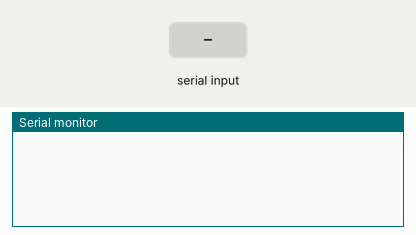
This sketch was run on a simulated Arduino Mega 2560, built with avr-gcc and run on an emulated ATmega2560. Shown: the last lines printed to the serial monitor. The inputs (shaded band) are chosen by the test bench.

Above: at 1.2 s.
1.3 s: "ON\n" received over Serial
At 2.5 s:
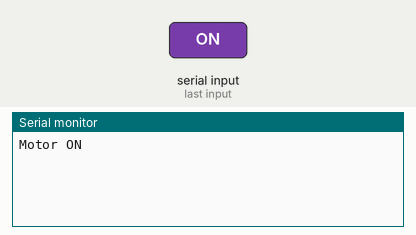
2.8 s: "OFF\n" received over Serial
At 3.7 s:
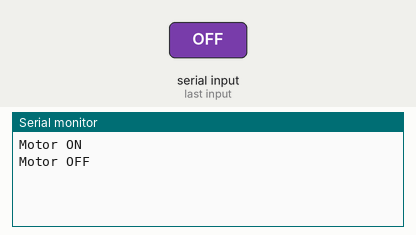

The sketch:

pi_motor.ino
```cpp
#define STEP_PIN 22
bool motorEnabled = false;

void setup() {
    Serial.begin(115200);
    pinMode(STEP_PIN, OUTPUT);
    digitalWrite(STEP_PIN, LOW);
}

void loop() {
    // ✅ Read serial command
    if (Serial.available()) {
        String command = Serial.readStringUntil('\n');
        command.trim();

        if (command == "ON") {
            motorEnabled = true;
            Serial.println("Motor ON");
        }
        else if (command == "OFF") {
            motorEnabled = false;
            digitalWrite(STEP_PIN, LOW);  // Ensure motor stops
            Serial.println("Motor OFF");
        }
    }

    // ✅ Generate step signal if motor is enabled
    if (motorEnabled) {
        digitalWrite(STEP_PIN, HIGH);
        delayMicroseconds(1000);  // Adjust for speed
        digitalWrite(STEP_PIN, LOW);
        delayMicroseconds(1000);
    }
}
```

Measured:
- after the input at 1.3 s, the serial monitor: prints a new line at once (image 1)
- after the input at 2.8 s, the serial monitor: prints a new line at once (image 2)
